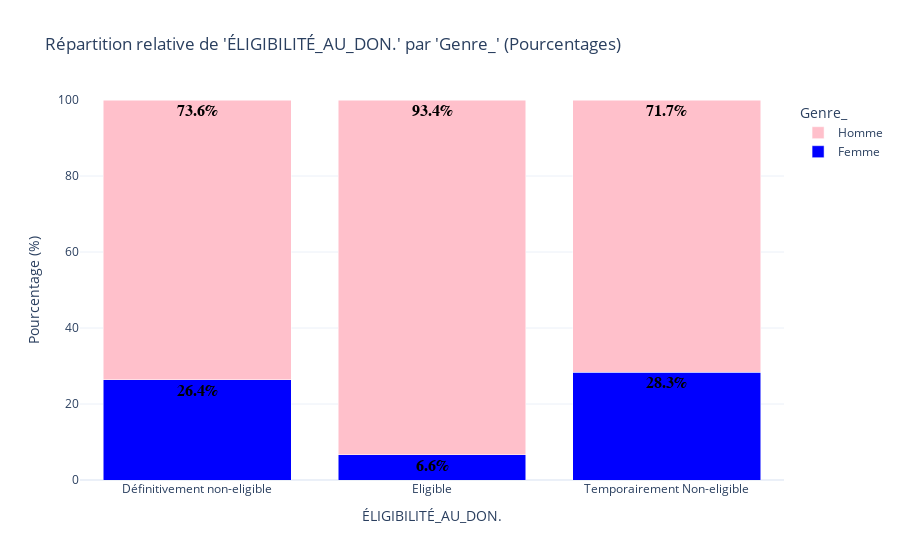

Notebook source saved alongside this figure:
### Code cell
data=pd.read_excel('last.xlsx')
# Appel de la fonction avec les colonnes spécifiques
fig = plot_frequencies_by_category(data, 'ÉLIGIBILITÉ_AU_DON.', 'Genre_')
fig.show()

### Figure 1 — Plotly figure (JSON) as saved in the notebook; plotly's stock layout.template omitted (floating-point values rounded to 4 significant figures)
{"data": [{"marker": {"color": "blue"}, "name": "Femme", "text": ["<b>26.4%</b>", "<b>6.6%</b>", "<b>28.3%</b>"], "textfont": {"color": "black", "family": "Arial Black", "size": 16}, "textposition": "inside", "type": "bar", "x": ["Définitivement non-eligible", "Eligible", "Temporairement Non-eligible"], "y": [26.44, 6.646, 28.3]}, {"marker": {"color": "pink"}, "name": "Homme", "text": ["<b>73.6%</b>", "<b>93.4%</b>", "<b>71.7%</b>"], "textfont": {"color": "black", "family": "Arial Black", "size": 16}, "textposition": "inside", "type": "bar", "x": ["Définitivement non-eligible", "Eligible", "Temporairement Non-eligible"], "y": [73.56, 93.35, 71.7]}], "layout": {"bargap": 0.2, "barmode": "stack", "legend": {"title": {"text": "Genre_"}}, "title": {"text": "Répartition relative de 'ÉLIGIBILITÉ_AU_DON.' par 'Genre_' (Pourcentages)"}, "xaxis": {"title": {"text": "ÉLIGIBILITÉ_AU_DON."}}, "yaxis": {"range": [0, 100], "title": {"text": "Pourcentage (%)"}}}}
